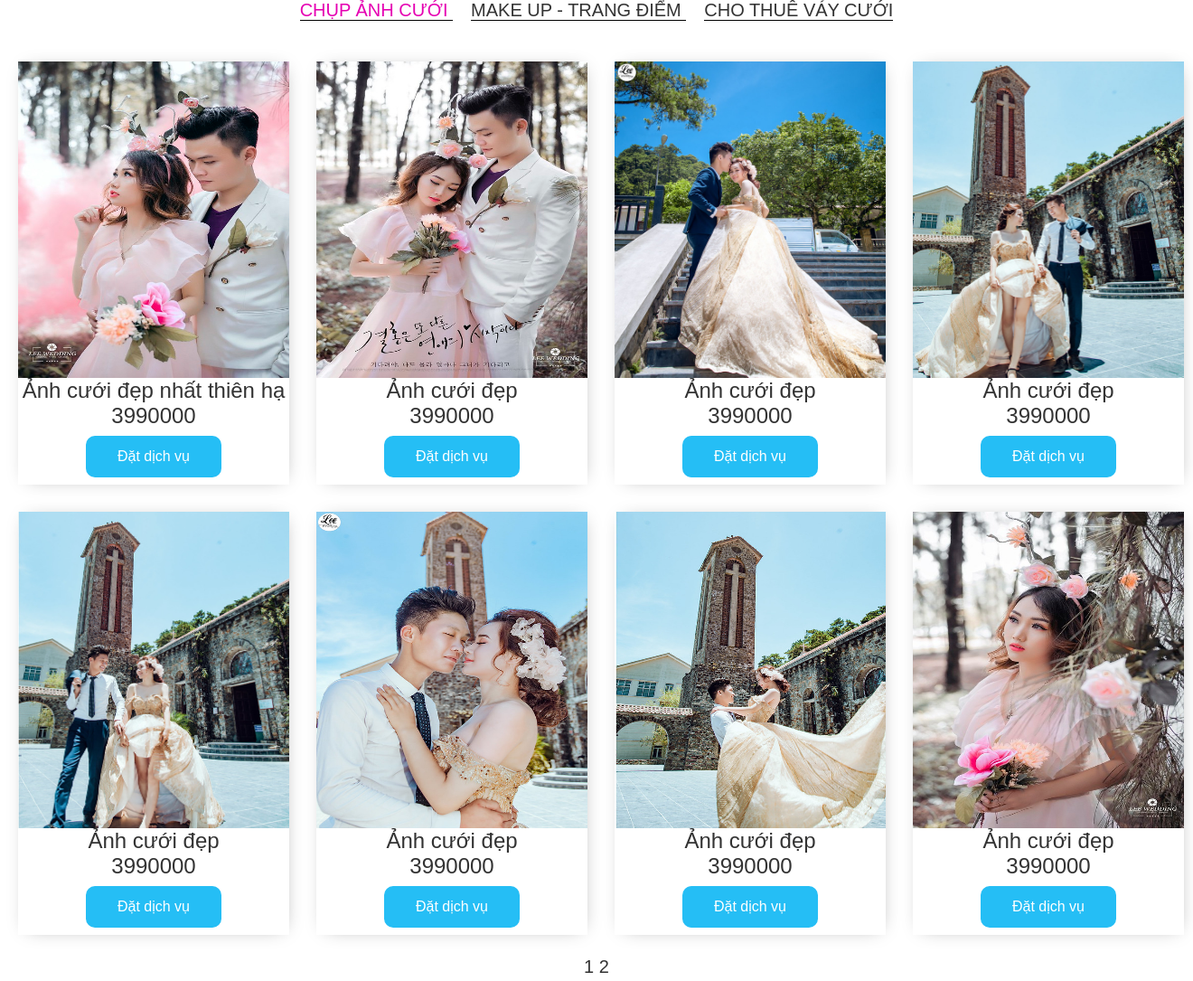
/hien_thi_san_pham.php, run on the app's committed database.
### tables this page shows
CREATE TABLE `loai_san_pham` (
  `ma` int(11) NOT NULL,
  `ten` varchar(150) NOT NULL
);

CREATE TABLE `san_pham` (
  `ma` int(11) NOT NULL,
  `ten` varchar(150) NOT NULL,
  `gia` int(11) NOT NULL,
  `mo_ta` text NOT NULL,
  `ma_loai_san_pham` int(11) NOT NULL,
  `anh` varchar(150) NOT NULL
);

### hien_thi_san_pham.php (the view, shortened to what this page needs)
<?php include "title_chung.php" ?>
<body>
	<div style="text-align:center; margin-bottom: 25px;">
		<?php include "include/loai_san_pham.php" ?>
	</div>
		<?php
		$san_phamm = '1';
		$thu_muc_anh = 'image/product/';
		include 'connect.php';
		$sql = "select
		san_pham.*,loai_san_pham.ten as 'ten_loai_san_pham' from san_pham
		join loai_san_pham on
		loai_san_pham.ma = san_pham.ma_loai_san_pham where san_pham.ma_loai_san_pham = '$san_phamm'";
		$result = mysqli_query($connect,$sql);
		$tong_so_san_pham = mysqli_num_rows($result);
		$so_san_pham_1_trang = 8;
		$tong_so_trang = ceil($tong_so_san_pham / $so_san_pham_1_trang);
		$trang_hien_tai = 1;
		$so_san_pham_can_bo_qua = ($trang_hien_tai-1) * $so_san_pham_1_trang;
		$sql = "$sql limit $so_san_pham_1_trang offset $so_san_pham_can_bo_qua";
		$result = mysqli_query($connect,$sql);
		?>
		<div class="grid-container">
			<?php foreach ($result as $each): ?>
				<div class="grid-item">
					<p>
						<img class="anh_san_pham" src="<?php echo $thu_muc_anh . $each['anh'] ?>">
					</p>
					<p><?php echo $each['ten']; ?></p>
					<p><?php echo $each['gia']; ?></p>
					<button>Đặt dịch vụ</button>
				</div>
			<?php endforeach ?>
		</div>
		<p align="center" class="so_trang">
			<?php for($i = 1; $i <=$tong_so_trang; $i++){ ?>
				<a href="?trang=<?php echo $i ?>#div_san_pham"><?php echo $i ?></a>
			<?php } ?>
		</p>
	</body>

### include/loai_san_pham.php (shortened to what this page needs)
<?php
include "connect.php";
$sql = "select * from loai_san_pham";
$result = mysqli_query($connect,$sql);
?>
<?php foreach ($result as $each) : ?>
		<a class=" btn btn-<?php echo $each['ma'] ?>" value="<?php echo $each['ma'] ?>" name="ma_san_pham" href="index.php?ma_san_pham=<?php echo $each['ma'] ?>#div_san_pham"><?php echo $each['ten'] ?>
	</a>
<?php endforeach ?>

### css/style.css (style rules this page uses)
* { margin: 0; padding: 0; }
body { font-family: MS Serif,New York,sans-serif; color: #333; box-sizing: border-box; }
.btn { border: none; border-bottom: 1px solid black; background: none; font-size: 20px; font-family: MS Serif,New York,sans-serif; cursor: pointer; margin: 10px; transition: 0.8s; position: relative; overflow: hidden; }
a { text-decoration: none; color: #333; }
.grid-container { display: grid; grid-gap: 30px; grid-template-columns: 300px 300px 300px 300px; padding: 20px; }
.grid-item { font-size: 24px; box-shadow: ; text-align: center; box-shadow: 2px 1px 20px -9px rgba(0,0,0,0.38); }
.grid-item button { background-color: #0eb7f4; color: white; padding: 14px 20px; margin: 8px 0; border: none; cursor: pointer; width: 150px; opacity: 0.9; font-size:16px; font-family: Montserrat,Arial, Helvetica, sans-serif; border-radius:10px; }
.grid-item img { transition: transform .2s; height: 350px; width: 100%; }
.so_trang { font-size: 20px; padding: 4px; }

### data on the page
loai_san_pham: $each['ma'] 1 (drawn), ten "CHỤP ẢNH CƯỚI"
loai_san_pham: $each['ma'] 2 (drawn), ten "MAKE UP - TRANG ĐIỂM"
loai_san_pham: $each['ma'] 3 (drawn), ten "CHO THUÊ VÁY CƯỚI"
san_pham: shows a picture, ten "Ảnh cưới đẹp nhất thiên hạ", gia "3990000"
san_pham: anh (picture), ten "Ảnh cưới đẹp", gia "3990000"
san_pham: anh (picture), ten "Ảnh cưới đẹp", gia "3990000"
san_pham: anh (picture), ten "Ảnh cưới đẹp", gia "3990000"
san_pham: anh (picture), ten "Ảnh cưới đẹp", gia "3990000"
san_pham: anh (picture), ten "Ảnh cưới đẹp", gia "3990000"
san_pham: anh (picture), ten "Ảnh cưới đẹp", gia "3990000"
san_pham: anh (picture), ten "Ảnh cưới đẹp", gia "3990000"
